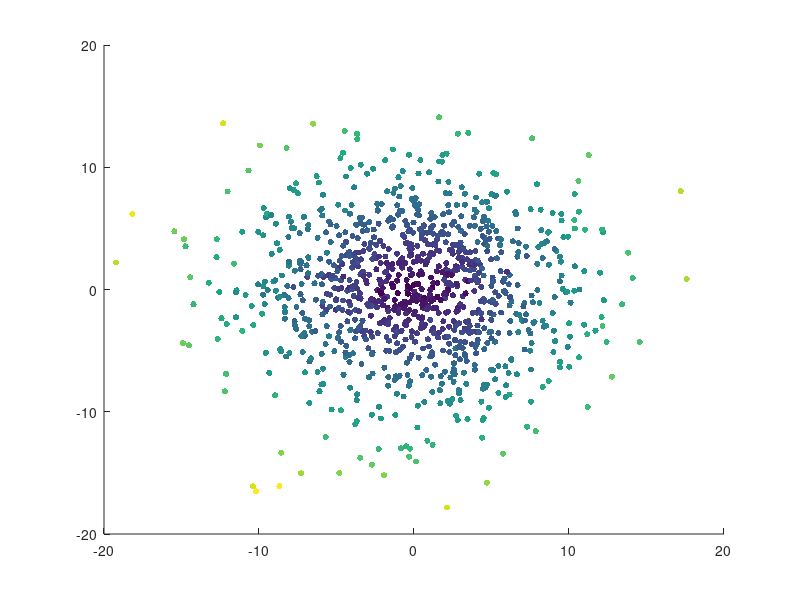

Reproduce this figure in MATLAB.
%% pancake-cigar, Hamish Dickson 24/01/2015

%
%% implementation 2 - a random walk
%

%
% ok, so what happens here is particles all start out close, with a gaussian distribution of momenta (they are still
% all the same mass, call that one, so the momentum is proportional to the velocity). When they are close, they are
% more likely to collide with another particle and change direction, so this model assumes
% 1) particles are more likely to change direction if they are close to the center
% 2) the new momentum ~ old momentum + gaussian "walk" (ie perturbation)
%

%
% note: I'm aware this doesn't really fit with a strict definition of a random walk (ie it's not that random), but it's
% how I came to think about this model
% 

%% Initialization
clear ; close all; clc

AXIS_SCALE = [-20 20 -20 20];
PARTICLES = 1000;
SQUISH = 100;
TIME_INCREMENT = 0.001;

%% first off - start with a ball - how would a ball expand?

p_x = randn(PARTICLES, 1);
p_y = randn(PARTICLES, 1) / SQUISH;
%p_y = randn(PARTICLES, 1);

% so, every particle has a velocity to start with
u_x = randn(PARTICLES,1);
u_y = randn(PARTICLES,1);

c = sqrt(u_x.^2 + u_y.^2);

%% initial state
scatter(p_x, p_y, 20, c, 'filled')
axis (AXIS_SCALE);
hold on;

pause (1);

p_x = u_x * TIME_INCREMENT + p_x;
p_y = u_y * TIME_INCREMENT + p_y;

clf;
scatter(p_x, p_y, 20, c, 'filled')
axis (AXIS_SCALE);

pause (1);

% after each time chunk, each particle has a probablity that it will "walk". The probablity is based on
% how dense the material around it is (the denser the material - the more likely it is to have a walk)

% lets assume the size of the walk is the same (we're dealing with very high evergy plasmers here)

% guess - probability of walk = 1 / sqrt((p_x / SQUISH).^2 + p_y.^2) ie the closer in it is, the more dense
% the material

%
% note: this doesn't do what I expected that could be for two (well 3) reasons
% 1) Dyson's model could be different - the particles in the centre could "explode" first, causing a chain
% 	reaction down the device. I am increaingly confident this is what he was talking about (it makes sense
%	in terms of neutrinos)
% 2) This model is way too simplistic. A good example would be momentum isn't conserved here
% 2) This could require a level of "fine tuning" which I've not found yet. This is possible, but I would have
%   expected this to be pretty robust
% 3) I suck a programming/physics in general. Pretty possible.
%

count = 0;

for t=1:5000
	count++;

	% if it's on the y axis, pretend it's actually further away - ie it will be in a region of lower
	% density, so it will perturbate less
	prob = (1 / sqrt((p_x).^2 + (p_y * SQUISH).^2))';

	u_x = u_x + prob .* (randn(PARTICLES,1) + u_x); % old speed + some random perturbation
	u_y = u_y + prob .* (randn(PARTICLES,1) + u_y);

	p_x = u_x * TIME_INCREMENT + p_x;
	p_y = u_y * TIME_INCREMENT + p_y;

	% print every 100th one
	if count == 1000
		count = 0;

		% ie the magnitude of the speed
		% red = hot
		% blue = cold
		c = sqrt(u_x.^2 + u_y.^2); 

		clf;
		scatter(p_x, p_y, 20, c, 'filled')
		axis (AXIS_SCALE);

		pause (1);
	end
end
